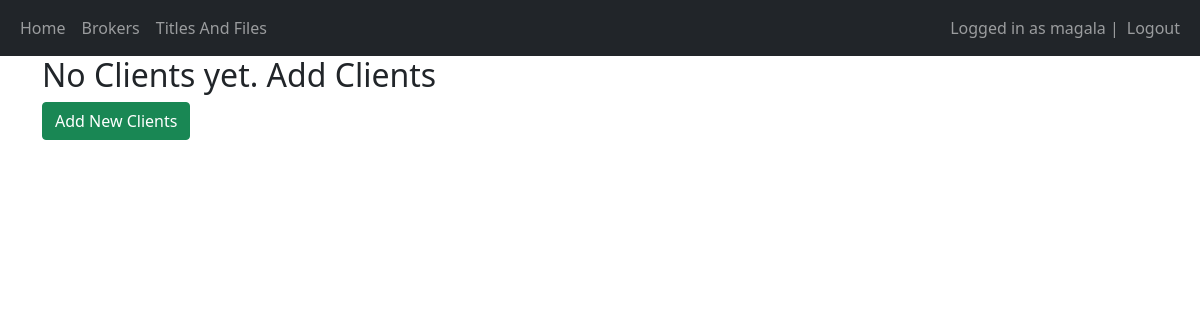
Page /clients/3 (signed in) on the earlier database version.
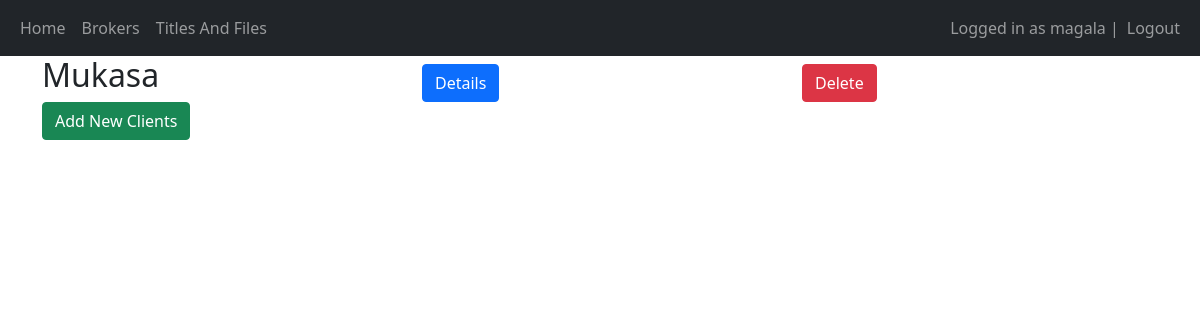
Same page on the later database version.
### main/models.py (models this page shows, shortened)
class Client(models.Model):
    broker = models.ForeignKey('Broker', on_delete=models.CASCADE)
    name = models.CharField(max_length=45)
    locaton = models.CharField(max_length=45)
    Amount_paid_by = models.DateTimeField()
    commision_paid = models.IntegerField()
    balance = models.IntegerField()
    signature = models.FileField(upload_to='uploads/', null=True)
    created_at = models.DateTimeField(auto_now_add=True)
    updated_at = models.DateTimeField(auto_now=True)

### main/views.py (the view, shortened to what this page needs)
# urls.py: path('clients/<int:pk>', views.clients, name='clients'),
@login_required(login_url="/login")
def clients(request, pk):
    client_id = request.POST.get("client_id")
    clients = Client.objects.all()
    selected_clients = []
    for client in clients:
        if client.broker.id == pk:
            selected_clients.append(client)
    return render(request, 'main/clients.html', {"clients":selected_clients})

### main/templates/main/clients.html (shortened to what this page needs)
{% extends 'main/base.html' %} {% block title %}Brokers{% endblock %}
{% block content %} {% for client in clients %}
<div class="row align-items-end" style="margin-bottom: 10px;">
  <div class="col">
    <h2>{{ client.name }}</h2>
  </div>
  <div class="col">
    <form method="post">
      <button
        type="submit"
        class="btn btn-primary"
        name="client_id"
        value="{{ client.id }}"
      >
        Details
      </button>
    </form>
  </div>
  <div class="col">
    <form method="post">
      <button
        type="submit"
        class="btn btn-danger"
        name="broker_id"
        value="{{ broker.id }}"
      >
        Delete
      </button>
    </form>
  </div>
{% empty %}
<h2>No Clients yet. Add Clients</h2>
{% endfor %}
<div class="row align-items-end" >
  <form method="post">
    <button
      type="submit"
      class="btn btn-success"
      name="add-client"
      value="add-client"
    >
      Add New Clients
    </button>
  </form>
</div>
{% endblock %}

Differences in the rows shown:
added Client: name "Mukasa", {{ client.id }} 4 (drawn)
Other differences:
text no longer shown: "No Clients yet. Add Clients"
